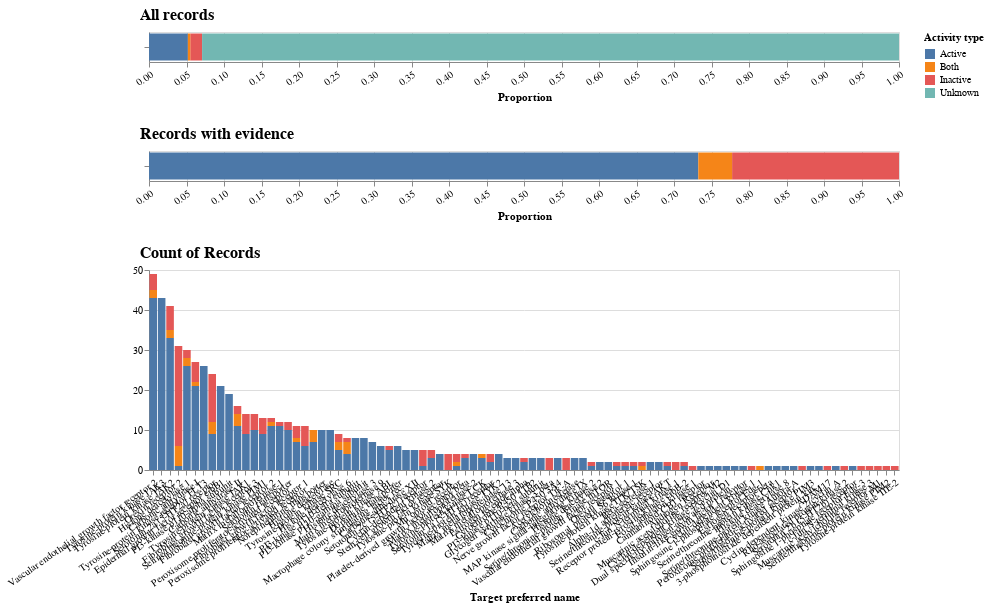

Here is the notebook cell this chart was saved with:
### Code cell
chart_one = alt.Chart(df).transform_joinaggregate(
        Total='sum(number)'
    ).transform_calculate(PercentOfTotal="datum.number / datum.Total").mark_bar().encode(
    x=alt.X('PercentOfTotal:Q', title='Proportion'),#,sort='descending'),
    y=alt.Y('results', title='All records',axis=alt.Axis(labels=False)),
    color=alt.Color('activity', title='Activity type'),
    order=alt.Order('activity', sort='ascending')
).properties(height=30, width=750)
#.add_selection(
#    selector
#).properties(height=30, width=550)

chart_two = alt.Chart(df.iloc[:3]).transform_joinaggregate(
        Total='sum(number)'
    ).transform_calculate(PercentOfTotal="datum.number / datum.Total").mark_bar().encode(
    x=alt.X('PercentOfTotal:Q', title='Proportion'),#,sort='descending'),
    y=alt.Y('results', title='Records with evidence',axis=alt.Axis(labels=False)),
    color=alt.Color('activity', title='Activity type'),
    order=alt.Order('activity', sort='ascending')
).properties(height=30, width=750)
#.add_selection(
#    selector
#).properties(height=30, width=550)






ch = alt.Chart(out_df).mark_bar()

ch = ch.encode(
    x = alt.X('pref_name', sort='-y', title='Target preferred name'),
    y = alt.Y('count()'),
    color=alt.Color('activity'),
    order=alt.Order('activity', sort='ascending'),
).properties(height=200,width=750)

# ch = ch.transform_aggregate(
#     count='count()',
#     groupby=['pref_name']
# ).transform_filter(
#     'datum.count >= 5'
# ).mark_bar().encode(
#    alt.X('pref_name:N', sort='-y', title='Target preferred name'),
#    alt.Y('count:Q'),
#     color=alt.Color('activity'),
#     order=alt.Order('activity', sort='ascending'),
# ).properties(height=200,width=750)



(chart_one&chart_two&ch
).configure_axisBottom(labelAngle=-35).configure_header(
    titleFontSize=40, 
    labelFontSize=40
).configure_axisY(
    titleAngle=0,
    titleAlign="left",
    titleY=-10,
    titleX=-10,
    titleFontSize=16,
)

### Figure 1 — Vega-Lite specification as saved in the notebook (floating-point values rounded to 4 significant figures; data arrays with more than 128 entries replaced by an {"elided": "..."} marker saying what was removed)
{"config": {"view": {"continuousWidth": 400, "continuousHeight": 300}, "axisBottom": {"labelAngle": -35}, "axisY": {"titleAlign": "left", "titleAngle": 0, "titleFontSize": 16, "titleX": -10, "titleY": -10}, "header": {"labelFontSize": 40, "titleFontSize": 40}}, "vconcat": [{"data": {"name": "data-152e6a47019011302db4763ae35b9dc0"}, "mark": "bar", "encoding": {"color": {"type": "nominal", "field": "activity", "title": "Activity type"}, "order": {"type": "nominal", "field": "activity", "sort": "ascending"}, "x": {"type": "quantitative", "field": "PercentOfTotal", "title": "Proportion"}, "y": {"type": "nominal", "axis": {"labels": false}, "field": "results", "title": "All records"}}, "height": 30, "transform": [{"joinaggregate": [{"op": "sum", "field": "number", "as": "Total"}]}, {"calculate": "datum.number / datum.Total", "as": "PercentOfTotal"}], "width": 750}, {"data": {"name": "data-6b718a3b9624de933640cdca6f730ebb"}, "mark": "bar", "encoding": {"color": {"type": "nominal", "field": "activity", "title": "Activity type"}, "order": {"type": "nominal", "field": "activity", "sort": "ascending"}, "x": {"type": "quantitative", "field": "PercentOfTotal", "title": "Proportion"}, "y": {"type": "nominal", "axis": {"labels": false}, "field": "results", "title": "Records with evidence"}}, "height": 30, "transform": [{"joinaggregate": [{"op": "sum", "field": "number", "as": "Total"}]}, {"calculate": "datum.number / datum.Total", "as": "PercentOfTotal"}], "width": 750}, {"data": {"name": "data-1454fec66d4329d6c5b8d01c49b9681c"}, "mark": "bar", "encoding": {"color": {"type": "nominal", "field": "activity"}, "order": {"type": "nominal", "field": "activity", "sort": "ascending"}, "x": {"type": "nominal", "field": "pref_name", "sort": "-y", "title": "Target preferred name"}, "y": {"type": "quantitative", "aggregate": "count"}}, "height": 200, "width": 750}], "$schema": "https://vega.github.io/schema/vega-lite/v4.8.1.json", "datasets": {"data-152e6a47019011302db4763ae35b9dc0": [{"results": "Results", "activity": "Active", "number": 520, "proportion": 0.05183}, {"results": "Results", "activity": "Inactive", "number": 158, "proportion": 0.01575}, {"results": "Results", "activity": "Both", "number": 32, "proportion": 0.00319}, {"results": "Results", "activity": "Unknown", "number": 9322, "proportion": 0.9292}], "data-6b718a3b9624de933640cdca6f730ebb": [{"results": "Results", "activity": "Active", "number": 520, "proportion": 0.05183}, {"results": "Results", "activity": "Inactive", "number": 158, "proportion": 0.01575}, {"results": "Results", "activity": "Both", "number": 32, "proportion": 0.00319}], "data-1454fec66d4329d6c5b8d01c49b9681c": {"elided": "646 records"}}}
